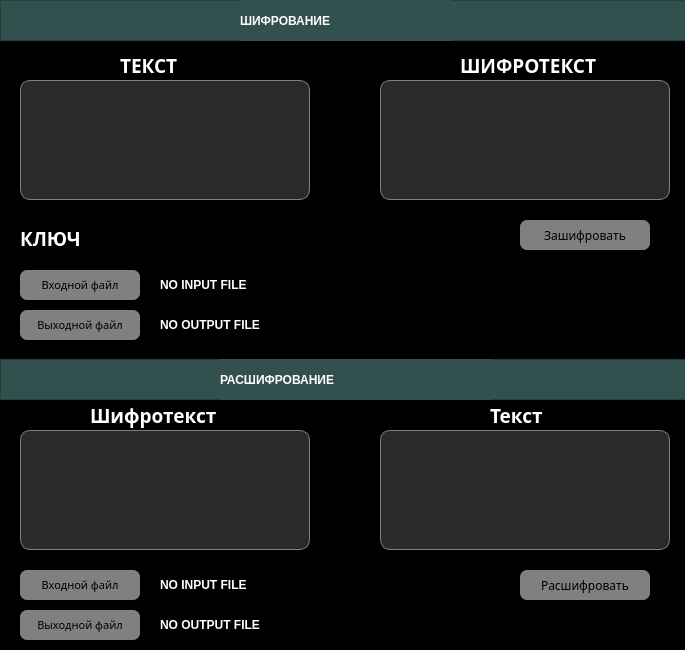
<?xml version="1.0" encoding="UTF-8"?>
<ui version="4.0">
 <class>MainWindow</class>
 <widget class="QMainWindow" name="MainWindow">
  <property name="geometry">
   <rect>
    <x>0</x>
    <y>0</y>
    <width>685</width>
    <height>650</height>
   </rect>
  </property>
  <property name="sizePolicy">
   <sizepolicy hsizetype="Fixed" vsizetype="Fixed">
    <horstretch>0</horstretch>
    <verstretch>0</verstretch>
   </sizepolicy>
  </property>
  <property name="minimumSize">
   <size>
    <width>685</width>
    <height>650</height>
   </size>
  </property>
  <property name="maximumSize">
   <size>
    <width>685</width>
    <height>650</height>
   </size>
  </property>
  <property name="windowTitle">
   <string>Вижинер</string>
  </property>
  <property name="styleSheet">
   <string notr="true">background-color: rgb(0, 0, 0);</string>
  </property>
  <widget class="QWidget" name="centralwidget">
   <property name="styleSheet">
    <string notr="true">background-color: rgb(0, 0,0);</string>
   </property>
   <widget class="QLabel" name="label_10">
    <property name="geometry">
     <rect>
      <x>490</x>
      <y>400</y>
      <width>61</width>
      <height>30</height>
     </rect>
    </property>
    <property name="font">
     <font>
      <family>Century Gothic</family>
      <pointsize>14</pointsize>
      <weight>87</weight>
      <italic>false</italic>
      <bold>true</bold>
     </font>
    </property>
    <property name="styleSheet">
     <string notr="true">color: white;
font: 14pt &quot;Century Gothic&quot;;
font-weight: 700;
text-transform: uppercase;
</string>
    </property>
    <property name="text">
     <string>Текст</string>
    </property>
   </widget>
   <widget class="QPushButton" name="decrypt_btn">
    <property name="geometry">
     <rect>
      <x>520</x>
      <y>570</y>
      <width>130</width>
      <height>30</height>
     </rect>
    </property>
    <property name="font">
     <font>
      <family>Century Gothic</family>
     </font>
    </property>
    <property name="styleSheet">
     <string notr="true">QPushButton {
	color: black;
	background-color: grey;
	border-radius: 7px;
}

QPushButton:pressed {
	background-color: rgb(102, 102, 102);
}</string>
    </property>
    <property name="text">
     <string>Расшифровать</string>
    </property>
   </widget>
   <widget class="QLabel" name="label_9">
    <property name="geometry">
     <rect>
      <x>460</x>
      <y>50</y>
      <width>151</width>
      <height>30</height>
     </rect>
    </property>
    <property name="font">
     <font>
      <family>Century Gothic</family>
      <pointsize>14</pointsize>
      <weight>87</weight>
      <italic>false</italic>
      <bold>true</bold>
     </font>
    </property>
    <property name="styleSheet">
     <string notr="true">color: white;
font: 14pt &quot;Century Gothic&quot;;
font-weight: 700;</string>
    </property>
    <property name="text">
     <string>ШИФРОТЕКСТ</string>
    </property>
   </widget>
   <widget class="QFrame" name="frame_2">
    <property name="geometry">
     <rect>
      <x>0</x>
      <y>359</y>
      <width>701</width>
      <height>41</height>
     </rect>
    </property>
    <property name="autoFillBackground">
     <bool>false</bool>
    </property>
    <property name="styleSheet">
     <string notr="true">background-color: rgb(49, 80, 78)</string>
    </property>
    <property name="frameShape">
     <enum>QFrame::StyledPanel</enum>
    </property>
    <property name="frameShadow">
     <enum>QFrame::Raised</enum>
    </property>
    <widget class="QLabel" name="label_7">
     <property name="geometry">
      <rect>
       <x>220</x>
       <y>0</y>
       <width>271</width>
       <height>41</height>
      </rect>
     </property>
     <property name="styleSheet">
      <string notr="true">color: white;
font: 18pt &quot;Century Gothic&quot;;
font-weight: 700;</string>
     </property>
     <property name="text">
      <string>РАСШИФРОВАНИЕ</string>
     </property>
    </widget>
   </widget>
   <widget class="QFrame" name="frame">
    <property name="geometry">
     <rect>
      <x>0</x>
      <y>0</y>
      <width>701</width>
      <height>41</height>
     </rect>
    </property>
    <property name="styleSheet">
     <string notr="true">background-color: rgb(49, 80, 78)</string>
    </property>
    <property name="frameShape">
     <enum>QFrame::StyledPanel</enum>
    </property>
    <property name="frameShadow">
     <enum>QFrame::Raised</enum>
    </property>
    <widget class="QLabel" name="label_4">
     <property name="geometry">
      <rect>
       <x>240</x>
       <y>0</y>
       <width>211</width>
       <height>41</height>
      </rect>
     </property>
     <property name="styleSheet">
      <string notr="true">color: white;
font: 18pt &quot;Century Gothic&quot;;
font-weight: 700;</string>
     </property>
     <property name="text">
      <string>ШИФРОВАНИЕ</string>
     </property>
    </widget>
   </widget>
   <widget class="QPushButton" name="encrypt_btn">
    <property name="geometry">
     <rect>
      <x>520</x>
      <y>220</y>
      <width>130</width>
      <height>30</height>
     </rect>
    </property>
    <property name="font">
     <font>
      <family>Century Gothic</family>
     </font>
    </property>
    <property name="styleSheet">
     <string notr="true">QPushButton {
	color: black;
	background-color: grey;
	border-radius: 7px;
}

QPushButton:pressed {
	background-color: rgb(102, 102, 102);
}</string>
    </property>
    <property name="text">
     <string>Зашифровать</string>
    </property>
   </widget>
   <widget class="QLabel" name="label_8">
    <property name="geometry">
     <rect>
      <x>120</x>
      <y>50</y>
      <width>61</width>
      <height>30</height>
     </rect>
    </property>
    <property name="font">
     <font>
      <family>Century Gothic</family>
      <pointsize>14</pointsize>
      <weight>75</weight>
      <italic>false</italic>
      <bold>true</bold>
      <strikeout>false</strikeout>
      <stylestrategy>PreferAntialias</stylestrategy>
     </font>
    </property>
    <property name="styleSheet">
     <string notr="true">color: white;
</string>
    </property>
    <property name="text">
     <string>ТЕКСТ</string>
    </property>
   </widget>
   <widget class="QLabel" name="label_11">
    <property name="geometry">
     <rect>
      <x>90</x>
      <y>400</y>
      <width>151</width>
      <height>30</height>
     </rect>
    </property>
    <property name="font">
     <font>
      <family>Century Gothic</family>
      <pointsize>14</pointsize>
      <weight>87</weight>
      <italic>false</italic>
      <bold>true</bold>
     </font>
    </property>
    <property name="styleSheet">
     <string notr="true">color: white;
font: 14pt &quot;Century Gothic&quot;;
font-weight: 700;
text-transform: uppercase;
</string>
    </property>
    <property name="text">
     <string>Шифротекст</string>
    </property>
   </widget>
   <widget class="QPlainTextEdit" name="text_edit_encrypted">
    <property name="geometry">
     <rect>
      <x>20</x>
      <y>430</y>
      <width>290</width>
      <height>120</height>
     </rect>
    </property>
    <property name="styleSheet">
     <string notr="true">background-color: rgb(42, 42, 42);
border: 1px solid gray;
border-radius: 10px;
color: white;
</string>
    </property>
   </widget>
   <widget class="QTextBrowser" name="textBrowser_encrypted">
    <property name="geometry">
     <rect>
      <x>380</x>
      <y>80</y>
      <width>290</width>
      <height>120</height>
     </rect>
    </property>
    <property name="styleSheet">
     <string notr="true">background-color: rgb(42, 42, 42);
border: 1px solid gray;
border-radius: 10px;
color: white;
</string>
    </property>
   </widget>
   <widget class="QTextBrowser" name="textBrowser_decrypted">
    <property name="geometry">
     <rect>
      <x>380</x>
      <y>430</y>
      <width>290</width>
      <height>120</height>
     </rect>
    </property>
    <property name="styleSheet">
     <string notr="true">background-color: rgb(42, 42, 42);
border: 1px solid gray;
border-radius: 10px;
color: white;
</string>
    </property>
   </widget>
   <widget class="QPlainTextEdit" name="text_edit">
    <property name="geometry">
     <rect>
      <x>20</x>
      <y>80</y>
      <width>290</width>
      <height>120</height>
     </rect>
    </property>
    <property name="styleSheet">
     <string notr="true">background-color: rgb(42, 42, 42);
border: 1px solid gray;
border-radius: 10px;
color: white;
</string>
    </property>
   </widget>
   <widget class="QLineEdit" name="lineEdit">
    <property name="geometry">
     <rect>
      <x>100</x>
      <y>220</y>
      <width>401</width>
      <height>31</height>
     </rect>
    </property>
    <property name="font">
     <font>
      <family>Century Gothic</family>
      <pointsize>14</pointsize>
      <weight>50</weight>
      <bold>false</bold>
     </font>
    </property>
    <property name="styleSheet">
     <string notr="true">color: white;</string>
    </property>
   </widget>
   <widget class="QLabel" name="label">
    <property name="geometry">
     <rect>
      <x>20</x>
      <y>230</y>
      <width>71</width>
      <height>16</height>
     </rect>
    </property>
    <property name="font">
     <font>
      <family>Century Gothic</family>
      <pointsize>14</pointsize>
      <weight>75</weight>
      <bold>true</bold>
     </font>
    </property>
    <property name="styleSheet">
     <string notr="true">color: white;</string>
    </property>
    <property name="text">
     <string>КЛЮЧ</string>
    </property>
   </widget>
   <widget class="QPushButton" name="InputFile_btn">
    <property name="geometry">
     <rect>
      <x>20</x>
      <y>570</y>
      <width>120</width>
      <height>30</height>
     </rect>
    </property>
    <property name="font">
     <font>
      <family>Century Gothic</family>
      <pointsize>8</pointsize>
     </font>
    </property>
    <property name="styleSheet">
     <string notr="true">QPushButton {
	color: black;
	background-color: grey;
	border-radius: 7px;
}

QPushButton:pressed {
	background-color: rgb(102, 102, 102);
}</string>
    </property>
    <property name="text">
     <string>Входной файл</string>
    </property>
   </widget>
   <widget class="QPushButton" name="OutputFile_btn">
    <property name="geometry">
     <rect>
      <x>20</x>
      <y>610</y>
      <width>120</width>
      <height>30</height>
     </rect>
    </property>
    <property name="font">
     <font>
      <family>Century Gothic</family>
      <pointsize>8</pointsize>
     </font>
    </property>
    <property name="styleSheet">
     <string notr="true">QPushButton {
	color: black;
	background-color: grey;
	border-radius: 7px;
}

QPushButton:pressed {
	background-color: rgb(102, 102, 102);
}</string>
    </property>
    <property name="text">
     <string>Выходной файл</string>
    </property>
   </widget>
   <widget class="QLabel" name="input_path">
    <property name="geometry">
     <rect>
      <x>160</x>
      <y>570</y>
      <width>311</width>
      <height>30</height>
     </rect>
    </property>
    <property name="styleSheet">
     <string notr="true">color: white;
font: 14pt &quot;Century Gothic&quot;;
font-weight: 700;
text-transform: uppercase;
</string>
    </property>
    <property name="text">
     <string>NO INPUT FILE</string>
    </property>
   </widget>
   <widget class="QLabel" name="output_path">
    <property name="geometry">
     <rect>
      <x>160</x>
      <y>610</y>
      <width>311</width>
      <height>30</height>
     </rect>
    </property>
    <property name="styleSheet">
     <string notr="true">color: white;
font: 14pt &quot;Century Gothic&quot;;
font-weight: 700;
text-transform: uppercase;
</string>
    </property>
    <property name="text">
     <string>NO OUTPUT FILE</string>
    </property>
   </widget>
   <widget class="QPushButton" name="OutputFile_btn_2">
    <property name="geometry">
     <rect>
      <x>20</x>
      <y>310</y>
      <width>120</width>
      <height>30</height>
     </rect>
    </property>
    <property name="font">
     <font>
      <family>Century Gothic</family>
      <pointsize>8</pointsize>
     </font>
    </property>
    <property name="styleSheet">
     <string notr="true">QPushButton {
	color: black;
	background-color: grey;
	border-radius: 7px;
}

QPushButton:pressed {
	background-color: rgb(102, 102, 102);
}</string>
    </property>
    <property name="text">
     <string>Выходной файл</string>
    </property>
   </widget>
   <widget class="QLabel" name="input_path_2">
    <property name="geometry">
     <rect>
      <x>160</x>
      <y>270</y>
      <width>311</width>
      <height>30</height>
     </rect>
    </property>
    <property name="styleSheet">
     <string notr="true">color: white;
font: 14pt &quot;Century Gothic&quot;;
font-weight: 700;
text-transform: uppercase;
</string>
    </property>
    <property name="text">
     <string>NO INPUT FILE</string>
    </property>
   </widget>
   <widget class="QLabel" name="output_path_2">
    <property name="geometry">
     <rect>
      <x>160</x>
      <y>310</y>
      <width>311</width>
      <height>30</height>
     </rect>
    </property>
    <property name="styleSheet">
     <string notr="true">color: white;
font: 14pt &quot;Century Gothic&quot;;
font-weight: 700;
text-transform: uppercase;
</string>
    </property>
    <property name="text">
     <string>NO OUTPUT FILE</string>
    </property>
   </widget>
   <widget class="QPushButton" name="InputFile_btn_2">
    <property name="geometry">
     <rect>
      <x>20</x>
      <y>270</y>
      <width>120</width>
      <height>30</height>
     </rect>
    </property>
    <property name="font">
     <font>
      <family>Century Gothic</family>
      <pointsize>8</pointsize>
     </font>
    </property>
    <property name="styleSheet">
     <string notr="true">QPushButton {
	color: black;
	background-color: grey;
	border-radius: 7px;
}

QPushButton:pressed {
	background-color: rgb(102, 102, 102);
}</string>
    </property>
    <property name="text">
     <string>Входной файл</string>
    </property>
   </widget>
  </widget>
 </widget>
 <resources/>
 <connections/>
</ui>
